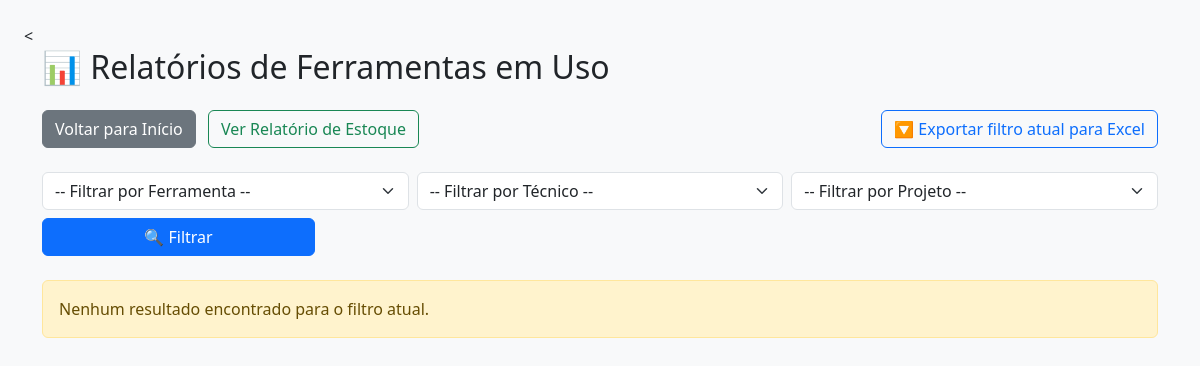
Page /relatorios on the earlier database version.
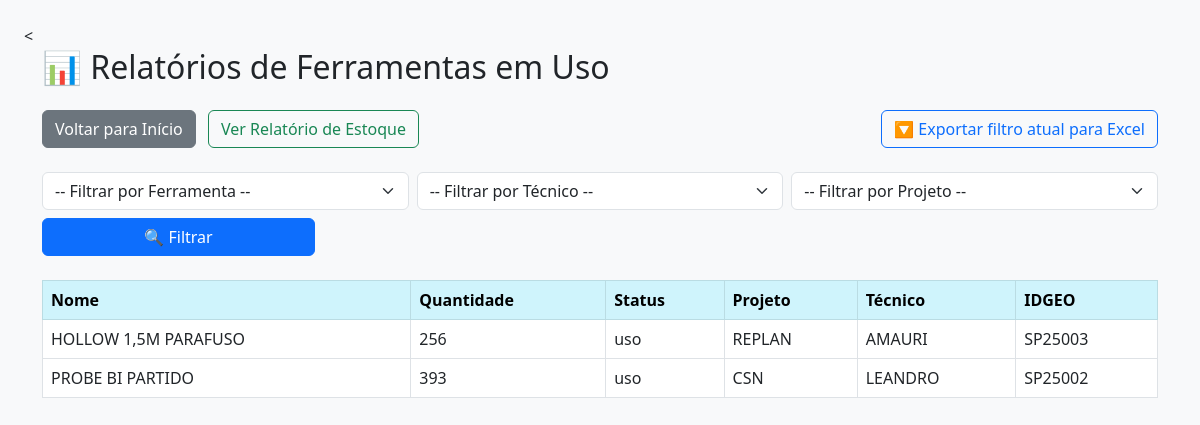
Same page on the later database version.
### tables this page shows
CREATE TABLE ferramentas (
    id INTEGER PRIMARY KEY AUTOINCREMENT,
    nome TEXT NOT NULL,
    status TEXT NOT NULL,
    local TEXT NOT NULL,
    tecnico TEXT,
    quantidade INTEGER NOT NULL,
    idgeo TEXT
);

### app.py (the view)
@app.route('/relatorios', methods=['GET'])
def relatorios():
    conn = get_db_connection()
    ferramenta = request.args.get('ferramenta', '').lower()
    tecnico = request.args.get('tecnico', '').lower()
    projeto = request.args.get('projeto', '').lower()
    query = """
        SELECT nome, quantidade, status, local, tecnico, idgeo
        FROM ferramentas
        WHERE status = 'uso'
    """
    params = []
    if ferramenta:
        query += " AND LOWER(nome) LIKE ?"
        params.append(f"%{ferramenta}%")
    if tecnico:
        query += " AND LOWER(tecnico) LIKE ?"
        params.append(f"%{tecnico}%")
    if projeto:
        query += " AND LOWER(local) LIKE ?"
        params.append(f"%{projeto}%")
    ferramentas = conn.execute(query, params).fetchall()
    nomes_ferramentas = [row['nome'] for row in conn.execute("SELECT DISTINCT nome FROM ferramentas WHERE status = 'uso'")]
    tecnicos = [row['tecnico'] for row in conn.execute("SELECT DISTINCT tecnico FROM ferramentas WHERE status = 'uso' AND tecnico != ''")]
    locais = [row['local'] for row in conn.execute("SELECT DISTINCT local FROM ferramentas WHERE status = 'uso' AND local != ''")]
    conn.close()
    return render_template(
        'relatorios.html',
        ferramentas=ferramentas,
        nomes_ferramentas=nomes_ferramentas,
        tecnicos=tecnicos,
        locais=locais
    )

### app.py (called while the page is built)
def get_db_connection():
    conn = sqlite3.connect('ferramentas.db')
    conn.row_factory = sqlite3.Row
    return conn

### templates/relatorios.html (shortened to what this page needs)
<<!DOCTYPE html>
<html lang="pt-br">
<head>
    <link href="https://cdn.jsdelivr.net/npm/bootstrap@5.3.0/dist/css/bootstrap.min.css" rel="stylesheet">
</head>
<body class="bg-light p-4">
    <div class="container">
        <h2 class="mb-4">📊 Relatórios de Ferramentas em Uso</h2>
        <div class="mb-3 d-flex justify-content-between flex-wrap">
            <div>
                <a href="/" class="btn btn-secondary me-2 mb-2"> Voltar para Início</a>
                <a href="/relatorio_estoque" class="btn btn-outline-success mb-2"> Ver Relatório de Estoque</a>
            </div>
            <div>
                <form method="get" action="/exportar_excel" class="d-inline">
                    <button type="submit" class="btn btn-outline-primary mb-2">🔽 Exportar filtro atual para Excel</button>
                </form>
            </div>
        </div>
        <form method="GET" class="row g-2 mb-4">
            <div class="col-md-4">
                <select name="ferramenta" class="form-select">
                    <option value="">-- Filtrar por Ferramenta --</option>
                </select>
            </div>
            <div class="col-md-4">
                <select name="tecnico" class="form-select">
                    <option value="">-- Filtrar por Técnico --</option>
                </select>
            </div>
            <div class="col-md-4">
                <select name="projeto" class="form-select">
                    <option value="">-- Filtrar por Projeto --</option>
                </select>
            </div>
            <div class="col-md-3">
                <button class="btn btn-primary w-100">🔍 Filtrar</button>
            </div>
        </form>
        {% if ferramentas %}
        <table class="table table-bordered table-hover">
            <thead class="table-info">
                <tr>
                    <th>Nome</th>
                    <th>Quantidade</th>
                    <th>Status</th>
                    <th>Projeto</th>
                    <th>Técnico</th>
                    <th>IDGEO</th>
                </tr>
            </thead>
            <tbody>
                {% for f in ferramentas %}
                <tr>
                    <td>{{ f[0] }}</td>
                    <td>{{ f[1] }}</td>
                    <td>{{ f[2] }}</td>
                    <td>{{ f[3] or '-' }}</td>
                    <td>{{ f[4] or '-' }}</td>
                    <td>{{ f[5] or '-' }}</td>
                </tr>
                {% endfor %}
            </tbody>
        </table>
        {% else %}
            <div class="alert alert-warning">Nenhum resultado encontrado para o filtro atual.</div>
        {% endif %}
    </div>
</body>
</html>

Differences in the rows shown:
added ferramentas: nome "HOLLOW 1,5M PARAFUSO", quantidade "256", status "uso", local "REPLAN", tecnico "AMAURI", idgeo "SP25003"
added ferramentas: nome "PROBE BI PARTIDO", quantidade "393", status "uso", local "CSN", tecnico "LEANDRO", idgeo "SP25002"
Other differences:
text no longer shown: "Nenhum resultado encontrado para o filtro atual."
text now shown: "Nome Quantidade Status Projeto Técnico IDGEO"
